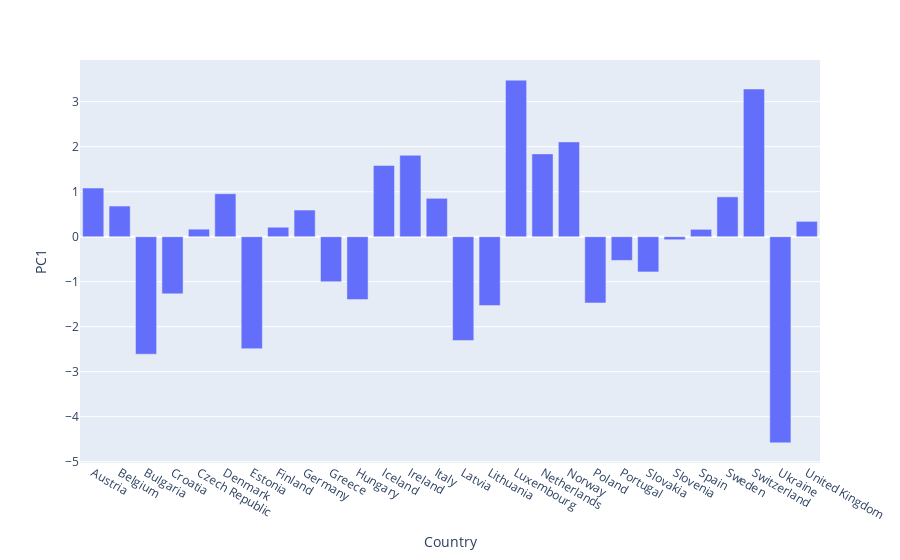

Write notebook code for a chart like this one.
### Markdown cell above
## Gráfico de PC1 vs paises

### Code cell
fig= px.bar(x=df["Country"],y=PC1)
fig.update_layout(showlegend=False,
                     xaxis_title="Country",
    yaxis_title="PC1")

fig.show()

### Figure 1 — Plotly figure (JSON) as saved in the notebook; plotly's stock layout.template omitted (floating-point values rounded to 4 significant figures)
{"data": [{"alignmentgroup": "True", "hovertemplate": "x=%{x}<br>y=%{y}<extra></extra>", "legendgroup": "", "marker": {"color": "#636efa", "pattern": {"shape": ""}}, "name": "", "offsetgroup": "", "orientation": "v", "showlegend": false, "textposition": "auto", "type": "bar", "x": ["Austria", "Belgium", "Bulgaria", "Croatia", "Czech Republic", "Denmark", "Estonia", "Finland", "Germany", "Greece", "Hungary", "Iceland", "Ireland", "Italy", "Latvia", "Lithuania", "Luxembourg", "Netherlands", "Norway", "Poland", "Portugal", "Slovakia", "Slovenia", "Spain", "Sweden", "Switzerland", "Ukraine", "United Kingdom"], "xaxis": "x", "y": [1.082, 0.6811, -2.61, -1.27, 0.1672, 0.9552, -2.488, 0.2106, 0.5924, -1.0, -1.397, 1.584, 1.809, 0.8532, -2.306, -1.53, 3.478, 1.84, 2.107, -1.472, -0.5265, -0.783, -0.06754, 0.1638, 0.8851, 3.282, -4.58, 0.3408], "yaxis": "y"}], "layout": {"autosize": true, "barmode": "relative", "legend": {"tracegroupgap": 0}, "margin": {"t": 60}, "showlegend": false, "xaxis": {"anchor": "y", "autorange": true, "domain": [0, 1], "range": [-0.5, 27.5], "title": {"text": "Country"}, "type": "category"}, "yaxis": {"anchor": "x", "autorange": true, "domain": [0, 1], "range": [-5.028, 3.926], "title": {"text": "PC1"}, "type": "linear"}}}
